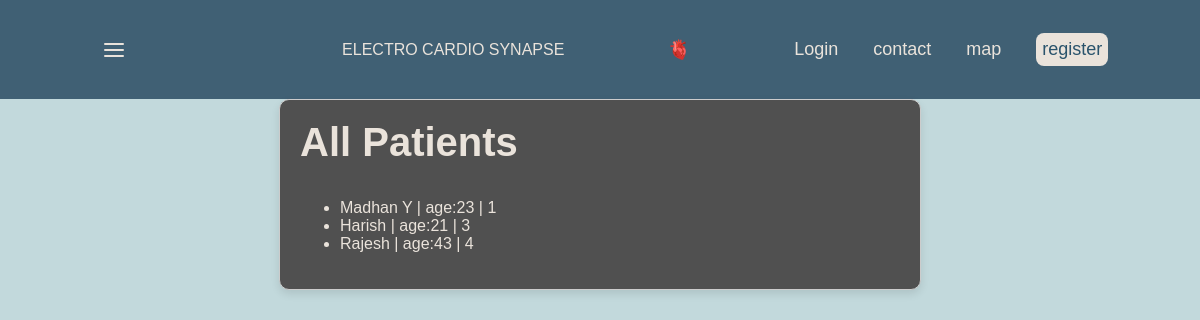
The app's page /ecgs with its own data.
### heartApp/models.py (models this page shows, shortened)
class Patient(models.Model):
    name = models.CharField(max_length=255)
    age = models.PositiveIntegerField()
    dob = models.DateField()
    gender = models.CharField(max_length=50, choices=[("Male", "Male"), ("Female", "Female"), ("Other", "Other")])
    profile_picture = models.ImageField(upload_to="images")
    doctor = models.ManyToManyField(Doctor)  # Update to match Doctor model name
    diseases = models.ManyToManyField(Disease)
    patient_email = models.EmailField(max_length=50, default='default@example.com')
    patient_key = models.CharField(max_length=10, default="notdefined")
    care_taker_email1 = models.EmailField(max_length=50, default='default@example.com')
    care_taker_email2 = models.EmailField(max_length=50, default='default@example.com')
    doctor_email = models.EmailField(max_length=50, default='default@example.com')

### heartApp/views.py (the view)
# urls.py: path('ecgs', views.PatientsECGListView.as_view(), name = "all_ecgs"),
class PatientsECGListView(ListView):
    template_name = 'patientsECG.html'
    model = Patient
    context_object_name = 'patients'

### templates/patientsECG.html (shortened to what this page needs)
{% extends 'base.html' %}
{% block content %}
<div style="width: 50%; margin: 0 auto; padding: 20px; border: 1px solid #ccc; border-radius: 10px; background-color: #505050; box-shadow: 0px 4px 8px rgba(0, 0, 0, 0.1);">
<h2>All Patients</h2>
<ul>
    {% for patient in patients %}
        <li>
            <a href="{% url 'single_patient_ecg' patient.pk %}">{{ patient.name }} | age:{{ patient.age }} | {{patient.pk}}</a>
        </li>
    {% endfor %}
</ul>
</div>
{% endblock %}

### static/css/design.css (style rules this page uses)
body { background-color: #c2d9dc; color: #eae3db; font-family: sans-serif; position: relative; margin: 0; }
a:link { color: #eae3db; text-decoration: none; }
h2 { margin-top: 0; font-size: 40px; }

### records on screen
Patient: name "Madhan Y", age "23", pk "1"
Patient: name "Harish", age "21", pk "3"
Patient: name "Rajesh", age "43", pk "4"
